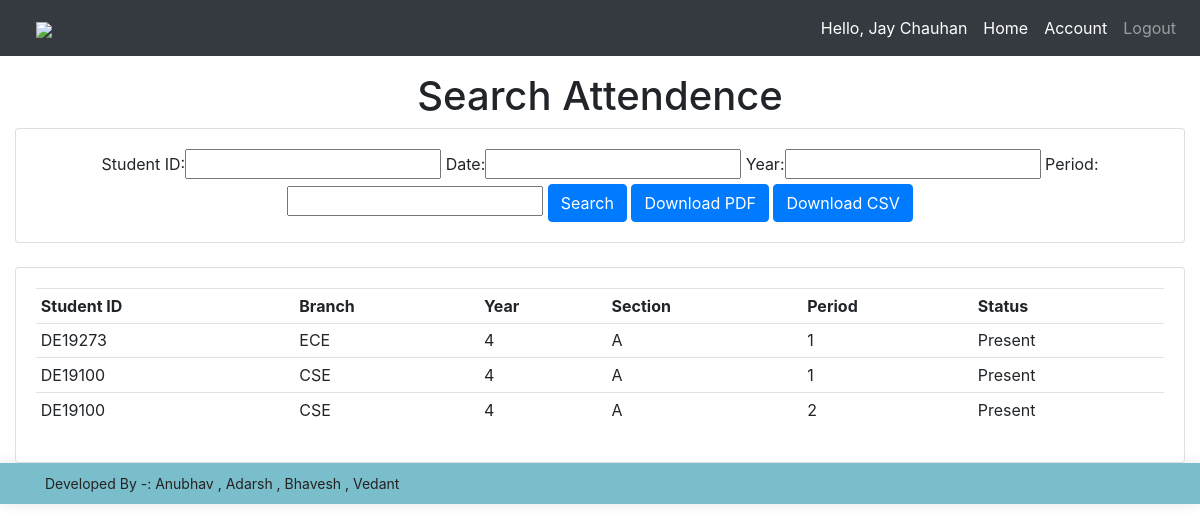
The app's page /searchattendence/ (signed in) with its own data.
### attendence_sys/models.py (models this page shows, shortened)
class Faculty(models.Model):
    user = models.OneToOneField(User, null = True, blank = True, on_delete= models.CASCADE)
    firstname = models.CharField(max_length=200, null=True, blank=True)
    lastname = models.CharField(max_length=200, null=True, blank=True)
    phone = models.CharField(max_length=200, null=True)
    email = models.CharField(max_length=200, null=True)
    profile_pic = models.ImageField(upload_to=user_directory_path ,null=True, blank=True)
    def __str__(self):
        return str(self.firstname + " " + self.lastname)

class Attendence(models.Model):
    Faculty_Name = models.CharField(max_length=200, null=True, blank=True)
    Student_ID = models.CharField(max_length=200, null=True, blank=True)
    date = models.DateField(auto_now_add = True, null = True)
    time = models.TimeField(auto_now_add=True, null = True)
    branch = models.CharField(max_length=200, null = True)
    year = models.CharField(max_length=200, null = True)
    section = models.CharField(max_length=200, null = True)
    period = models.CharField(max_length=200, null = True)
    status = models.CharField(max_length=200, null = True, default='Absent')

### attendence_sys/views.py (the view)
# urls.py: path('searchattendence/', views.searchAttendence, name='searchattendence'),
def searchAttendence(request):
    attendences = Attendence.objects.all()
    myFilter = AttendenceFilter(request.GET, queryset=attendences)
    attendences = myFilter.qs
    context = {'myFilter': myFilter, 'attendences': attendences, 'ta': False}
    return render(request, 'attendence_sys/attendence.html', context)

### attendence_sys/templates/attendence_sys/attendence.html (shortened to what this page needs)
{% extends 'attendence_sys/main.html' %}
{% block content %}
{% if ta == False %}
<center><h1>Search Attendence</h1></center>
<div class="row">
	<div class="col">
		<div class="card card-body">
			<center>
				<form method="get">
					{{myFilter.form}}
		    		<button class="btn btn-primary" type="submit">Search</button>
					<a href="{% url 'Download' %}" class="btn btn-primary" ><font color="#fff">Download PDF</font></a>
					<a href="{% url 'csv' %}" class="btn btn-primary"><font color="#fff">Download CSV</font></a>
				</form>
			</center>
		</div>
	</div>
</div>
<br>
<div class="row">
	<div class="col-sm-12">
		<div class="card card-body">
			<table class="table table-sm">
				<tr>
					<th>Student ID</th>
					<th>Branch</th>
					<th>Year</th>
					<th>Section</th>
					<th>Period</th>
					<th>Status</th>
				</tr>
				{% for attendence in attendences %}
				<tr>
                    <td>{{ attendence.Student_ID }}</td>
					<td>{{ attendence.branch }}</td>
					<td>{{ attendence.year }}</td>
					<td>{{ attendence.section }}</td>
					<td>{{ attendence.period }}</td>
					<td>{{ attendence.status }}</td>
				</tr>
				{% endfor %}
			</table>
		</div>
	</div>
</div>
{% endif %}
{% endblock %}

### attendence_sys/templates/attendence_sys/navbar.html (shortened to what this page needs)
{% load static %}
<nav class="navbar navbar-expand-lg navbar-dark fixed-top bg-dark">
  <a href="{% url 'home' %}"><img src="https://www.ietdavv.edu.in/images/banners/ietlogom.png" height="50px" style="margin-left:20px" ></a>
  <div class="collapse navbar-collapse" id="navbarNav">
    <ul class="navbar-nav ml-auto">
      <li class="nav-item active">
        <span class="nav-link">Hello, {{ request.user.faculty }}</span>
      </li>
      <li class="nav-item active">
        <a href="{% url 'home' %}" class="nav-link">Home</a>
      </li>
      <li class="nav-item active">
        <a class="nav-link" href="{% url 'account' %}">Account</a>
      </li>
      <li class="nav-item">
        <a class="nav-link" href="{% url 'logout' %}">Logout</a>
      </li>
    </ul>
  </div>
</nav>

### records on screen
Attendence: Student_ID "DE19273", branch "ECE", year "4", section "A", period "1", status "Present"
Attendence: Student_ID "DE19100", branch "CSE", year "4", section "A", period "1", status "Present"
Attendence: Student_ID "DE19100", branch "CSE", year "4", section "A", period "2", status "Present"

### other values on screen
{{ request.user.faculty }} "Jay Chauhan"
